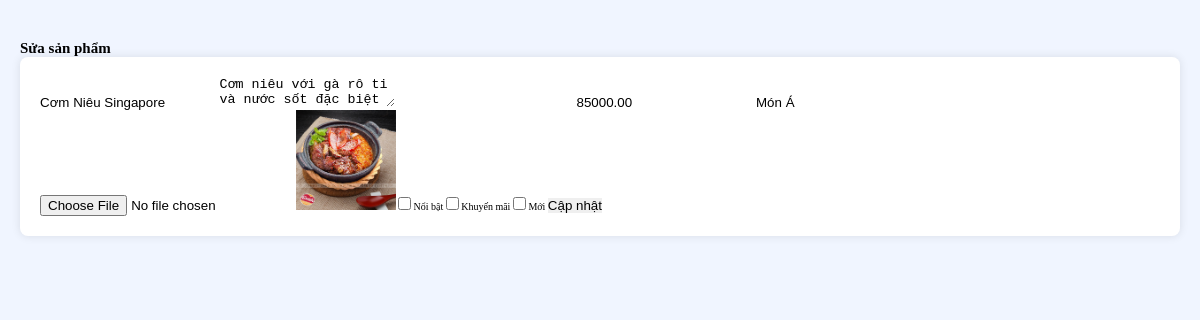
Screenshot of /admin/edit.php?id=31 (signed in) with the database file from the repository.
### tables this page shows
CREATE TABLE `products` (
  `id` int(11) NOT NULL,
  `name` varchar(255) NOT NULL,
  `description` text DEFAULT NULL,
  `price` decimal(10,2) NOT NULL,
  `old_price` decimal(10,2) DEFAULT NULL,
  `image` varchar(255) DEFAULT NULL,
  `category` varchar(100) DEFAULT NULL,
  `rating` decimal(2,1) DEFAULT NULL,
  `created_at` timestamp NOT NULL DEFAULT current_timestamp(),
  `is_featured` tinyint(1) DEFAULT 0,
  `is_on_sale` tinyint(1) DEFAULT 0,
  `is_new` tinyint(1) DEFAULT 0
);

### admin/edit.php (the view, shortened to what this page needs)
<?php
require_once '../config/database.php';
if (isset($_GET['id'])) {
    $id = $_GET['id'];
    $stmt = $conn->prepare("SELECT * FROM products WHERE id = ?");
    $stmt->execute([$id]);
    $product = $stmt->fetch();
}
?>
<!DOCTYPE html>
<html>
<head>
    <link rel="stylesheet" href="../style.css">
</head>
<body>
    <div class="admin-container">
        <h2>Sửa sản phẩm</h2>
        <form method="POST" enctype="multipart/form-data" class="edit-product-form">
            <input type="text" name="name" value="<?php echo htmlspecialchars($product['name']); ?>" required>
            <textarea name="description" required><?php echo htmlspecialchars($product['description']); ?></textarea>
            <input type="number" name="old_price" value="<?php echo $product['old_price']; ?>" step="0.01" required>
            <input type="number" name="price" value="<?php echo $product['price']; ?>" step="0.01" required>
            <input type="text" name="category" value="<?php echo htmlspecialchars($product['category']); ?>" required>
            <input type="file" name="image">
            <img src="../images/<?php echo $product['image']; ?>" width="100">
            <label>
                <input type="checkbox" name="is_featured" <?php echo $product['is_featured'] ? 'checked' : ''; ?>> Nổi bật
            </label>
            <label>
                <input type="checkbox" name="is_on_sale" <?php echo $product['is_on_sale'] ? 'checked' : ''; ?>> Khuyến mãi
            </label>
            <label>
                <input type="checkbox" name="is_new" <?php echo $product['is_new'] ? 'checked' : ''; ?>> Mới
            </label>
            <button type="submit" name="update">Cập nhật</button>
        </form>
    </div>
</body>
</html>

### style.css (style rules this page uses)
:root { --primary: #e60012; --black: #192a56; --light-color: #666; --box-shadow: 0 .5rem 1.5rem rgba(0,0,0,.1); }
* { margin: 0; padding: 0; box-sizing: border-box; text-decoration: none; outline: none; border: none; transition: all .2s linear; }
html { font-size: 62.5%; overflow-x: hidden; scroll-padding-top: 5.5rem; scroll-behavior: smooth; }
.admin-container { max-width: 1200px; margin: 20px auto; padding: 20px; }
.add-product-form, .edit-product-form { margin-bottom: 30px; padding: 20px; background: #fff; border-radius: 8px; box-shadow: 0 0 10px rgba(0,0,0,0.1); }
body { min-height: 100vh; display: flex; flex-direction: column; background-color: #f0f5ff; }

### rows the page displays
products: name "Cơm Niêu Singapore", description "Cơm niêu với gà rô ti và nước sốt đặc biệt", price "85000.00", category "Món Á", image (picture)
